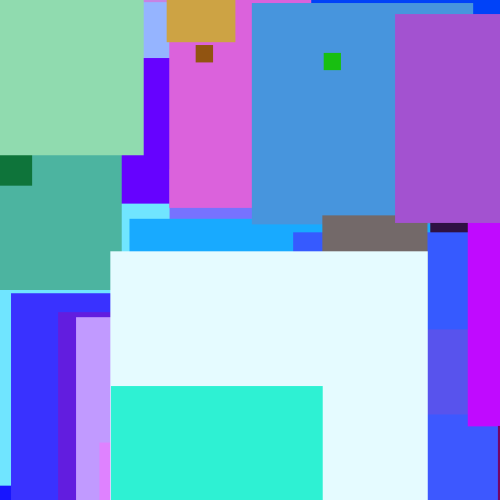
Frame 1 (no input)
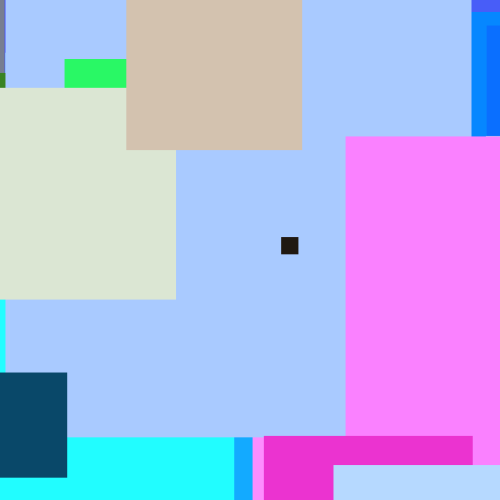
Frame 60 (the mouse pressed at the canvas centre just before this capture)
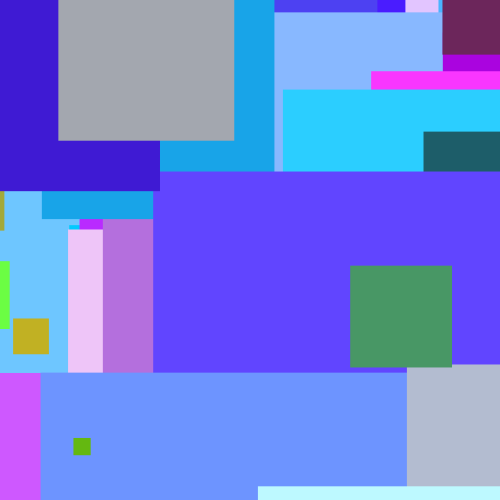
Frame 120 (the mouse held since frame 60 and released just before this capture)

The Processing sketch that drew these frames (run headless with seeded random() and noise(); from frame 60 on, the mouse is pressed at the canvas centre):

// Processing sketch: Herndon_LoopArray
// ── Herndon_LoopArray.pde

float[] sq;

void setup() {
  size(500, 500);

  sq = new float[width];
  for (int i = 0; i<sq.length; i++) {
    sq[i] = random(0, width);
  }
}

void draw() {

  for (int i = 0; i<sq.length; i++) {
    noStroke(); 
    fill(random(0, 255), random(0, 255), sq[i]);
    rect(random(-60, width), random(-60, height), sq[i], sq[i]);
  }
}
